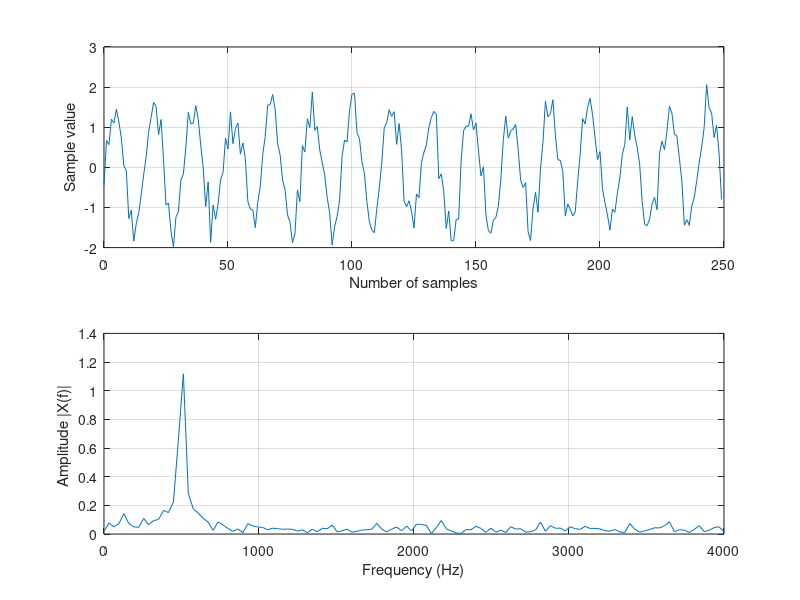

This figure's MATLAB source: (Note: this script raises an error after producing the figure.)
% MATLAB Program 7.7 (Application of noise filtering)
close all; clear all
fs=8000;                                                         % sampling rate
T=1/fs;                                                           % sampling period
v=sqrt(0.1)*randn(1,250);                             % generate Gaussian random noise
n=0:1:249;                                                      % indexes
x=sqrt(2)*sin(2*pi*500*n*T)+v;                  % generate 500-Hz plus noise
subplot(2,1,1);plot(n,x);
xlabel('Number of samples');ylabel('Sample value');grid;
N=length(x);
f=[0:N/2]*fs/N;
Axk=2*abs(fft(x))/N;Axk(1)=Axk(1)/2;       % calculate single side spectrum for x(n)
subplot(2,1,2); plot(f,Axk(1:N/2+1));
xlabel('Frequency (Hz)'); ylabel('Amplitude |X(f)| ');grid;
figure
Wnc=2*pi*900/fs;                       % determine the normalized digital cut-off frequency
B=firwd(133,1,Wnc,0,4);            % design FIR filter
y=filter(B,1,x);                            % perform digital filtering
Ayk=2*abs(fft(y))/N;Ayk(1)=Ayk(1)/2;  % single-side spectrum of the filtered data
subplot(2,1,1); plot(n,y);axis([0 length(v) -4 4]);
xlabel('Number of samples');ylabel('Sample value');grid;
subplot(2,1,2);plot(f,Ayk(1:N/2+1)); axis([0 fs/2 0 1.5]);
xlabel('Frequency (Hz)'); ylabel('Amplitude |Y(f)| ');grid;
